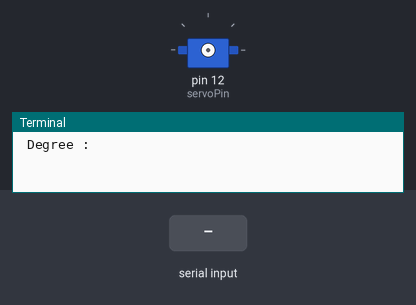
The program below on a simulated Raspberry Pi (header pin numbers). Parts: servo, the last lines printed to the terminal. Inputs (shaded band) come from the test bench. Servo angles are drawn from the pulse width (0.5 ms = 0°, 2.5 ms = 180°).

Above: at 1.2 s.
1.3 s: "9" typed at the terminal, then Enter
2.8 s: "0" typed at the terminal, then Enter
At 4.2 s:
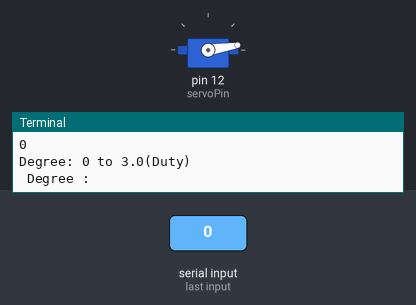
Timing chart, 0 to 5.8 s (numbered marks = the images above; inputs shaded):
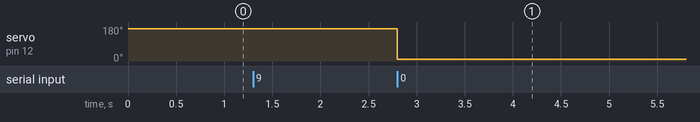

The program:

single_servo.py
```python
import RPi.GPIO as GPIO
from time import sleep

servoPin          = 12
SERVO_MAX_DUTY    = 12
SERVO_MIN_DUTY    = 3

GPIO.setmode(GPIO.BOARD)
GPIO.setup(servoPin, GPIO.OUT)

servo = GPIO.PWM(servoPin, 50)
servo.start(0)

def setServoPos(degree):

  if degree > 180:
    degree = 180


  duty = SERVO_MIN_DUTY+(degree*(SERVO_MAX_DUTY-SERVO_MIN_DUTY)/180.0)

  print("Degree: {} to {}(Duty)".format(degree, duty))

  servo.ChangeDutyCycle(duty)


if __name__ == "__main__":

  # setServoPos(5)
  # sleep(1)

  # setServoPos(90)
  # sleep(1)

  # setServoPos(175)
  # sleep(1)
  while True:
    value = int(input(" Degree : "))

    if value == 9:
      value = 180
      setServoPos(value)

    if value == 0:
      value = 0
      setServoPos(value)

  servo.stop()

  GPIO.cleanup()
```

Measured:
- after the input at 2.8 s, servo on pin 12 (servoPin): 171° → 9° at once
